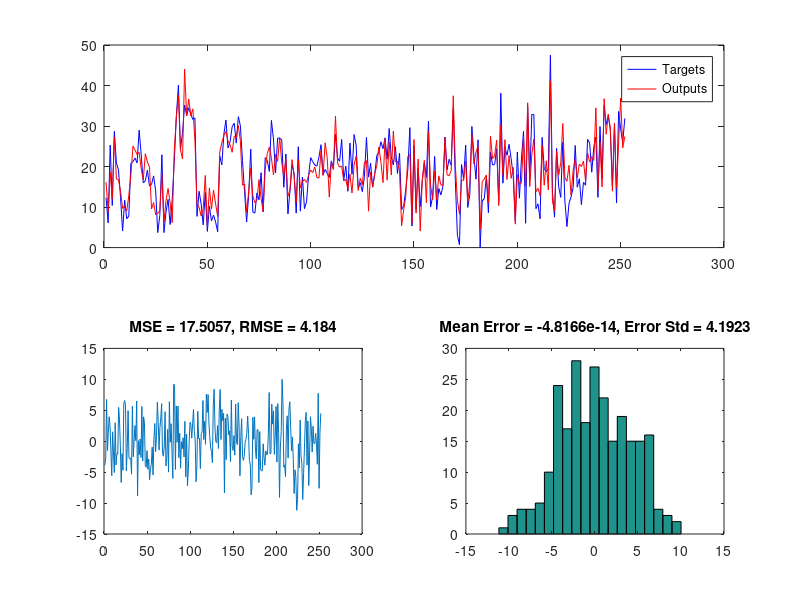

Source code (MATLAB):
clc;
clear;
close all;

%% Load Data
data=load('bodyfat.mat');
Inputs=data.bodyfatInputs;
Targets=data.bodyfatTargets;

nData=size(Inputs,2);

%% Least Square

X=[ones(1,nData)
   Inputs];

% X=[ones(1,nData)
%    Inputs
%    Inputs.^2
%    Inputs.^3
%    tanh(Inputs)];

Y=Targets;

theta=Y*pinv(X);

Yhat=theta*X;

E=Y-Yhat;

MeanError=mean(E);
ErrorStd=std(E);
MSE=mean(E.^2);
RMSE=sqrt(MSE);

%% Plot Results

figure;

subplot(2,2,[1 2]);
plot(Y,'b');
hold on;
plot(Yhat,'r');
legend('Targets','Outputs');

subplot(2,2,3);
plot(E);
title(['MSE = ' num2str(MSE) ', RMSE = ' num2str(RMSE)]);

subplot(2,2,4);
hist(E,20);
title(['Mean Error = ' num2str(MeanError) ', Error Std = ' num2str(ErrorStd)]);

